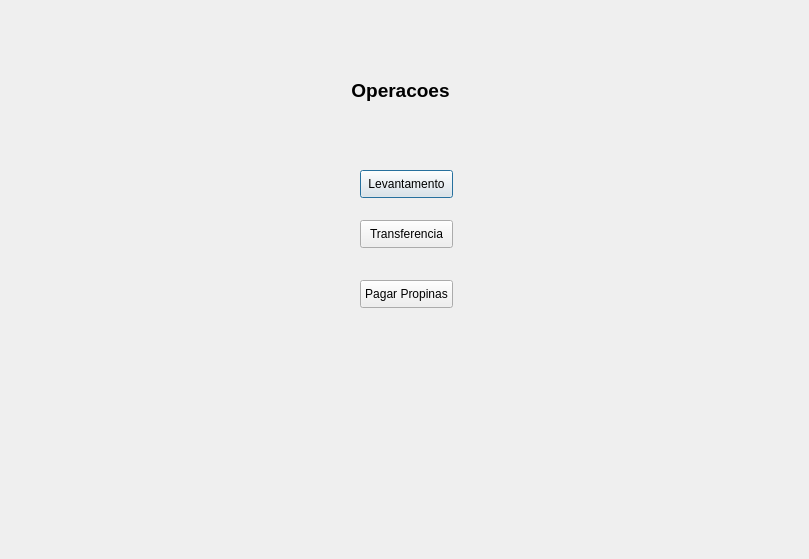
<?xml version="1.0" encoding="UTF-8"?>
<ui version="4.0">
 <class>OperacoesCartao</class>
 <widget class="QDialog" name="OperacoesCartao">
  <property name="geometry">
   <rect>
    <x>0</x>
    <y>0</y>
    <width>809</width>
    <height>559</height>
   </rect>
  </property>
  <property name="windowTitle">
   <string>Dialog</string>
  </property>
  <widget class="QLabel" name="label">
   <property name="geometry">
    <rect>
     <x>280</x>
     <y>60</y>
     <width>241</width>
     <height>61</height>
    </rect>
   </property>
   <property name="font">
    <font>
     <pointsize>14</pointsize>
     <weight>75</weight>
     <bold>true</bold>
    </font>
   </property>
   <property name="text">
    <string>Operacoes</string>
   </property>
   <property name="alignment">
    <set>Qt::AlignCenter</set>
   </property>
  </widget>
  <widget class="QPushButton" name="btLevantamento">
   <property name="geometry">
    <rect>
     <x>360</x>
     <y>170</y>
     <width>93</width>
     <height>28</height>
    </rect>
   </property>
   <property name="text">
    <string>Levantamento</string>
   </property>
  </widget>
  <widget class="QPushButton" name="btTransferencia">
   <property name="geometry">
    <rect>
     <x>360</x>
     <y>220</y>
     <width>93</width>
     <height>28</height>
    </rect>
   </property>
   <property name="text">
    <string>Transferencia</string>
   </property>
  </widget>
  <widget class="QPushButton" name="btPropinas">
   <property name="geometry">
    <rect>
     <x>360</x>
     <y>280</y>
     <width>93</width>
     <height>28</height>
    </rect>
   </property>
   <property name="text">
    <string>Pagar Propinas</string>
   </property>
  </widget>
 </widget>
 <resources/>
 <connections/>
</ui>
